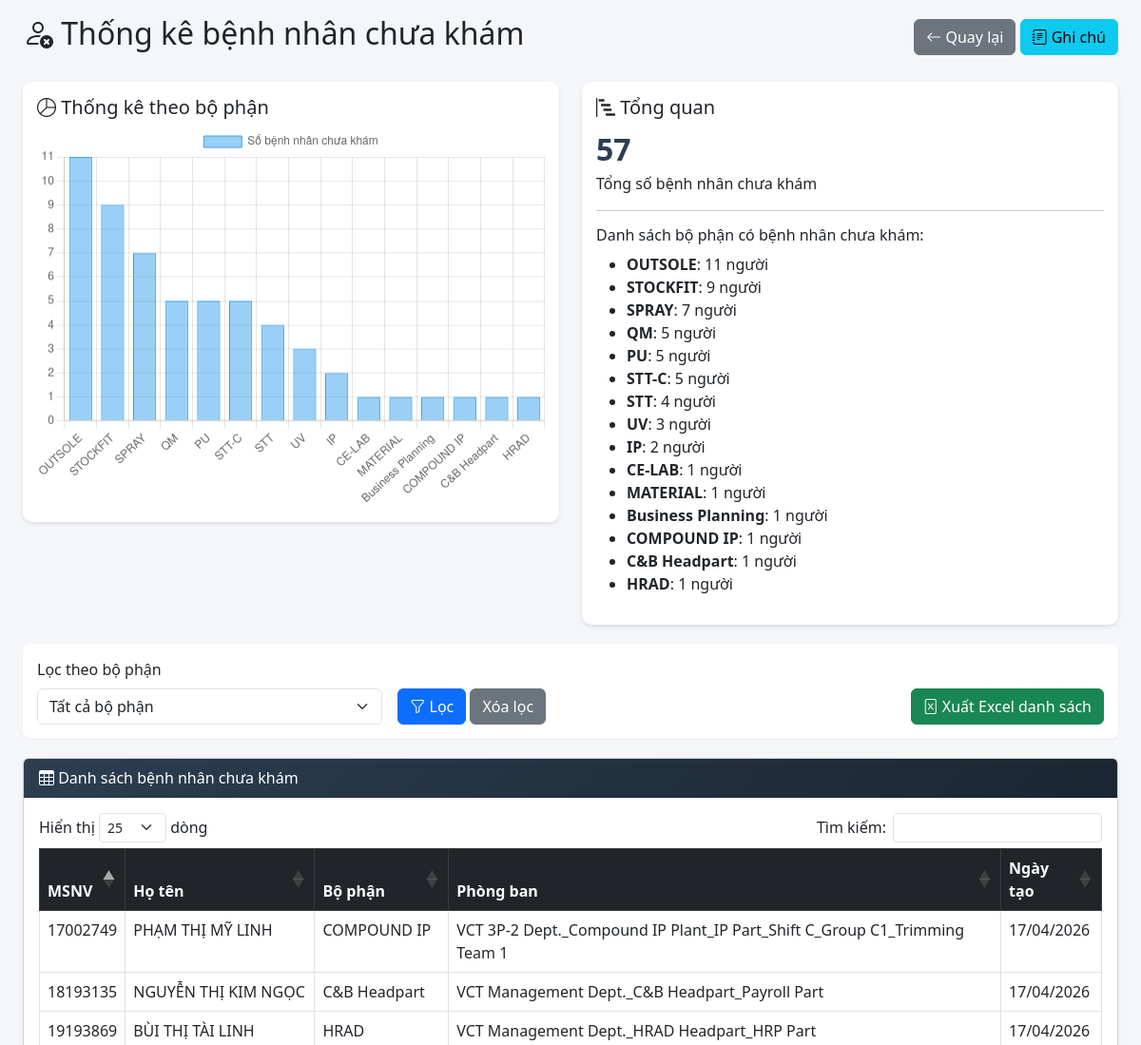
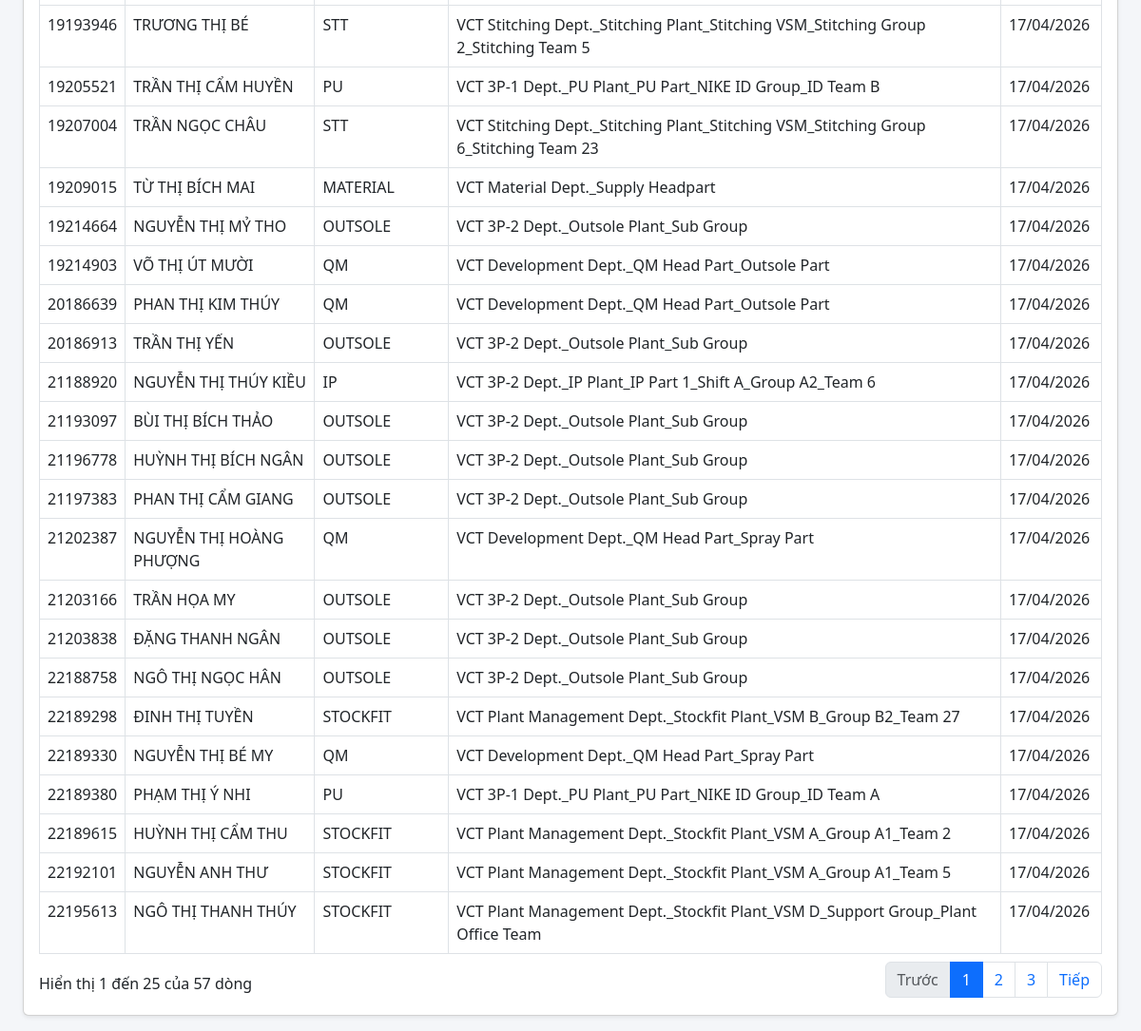
Page /unexamined_stats.php on the committed database (2 pictures, top to bottom).
### tables this page shows
CREATE TABLE `employees` (
  `id` int(11) NOT NULL,
  `emp_no` varchar(20) NOT NULL,
  `name` varchar(255) NOT NULL,
  `factory_location` varchar(100) DEFAULT NULL,
  `bp` varchar(100) DEFAULT NULL,
  `dept` varchar(255) DEFAULT NULL,
  `gender` varchar(10) DEFAULT NULL,
  `national_id` varchar(50) DEFAULT NULL,
  `res_place` varchar(255) DEFAULT NULL,
  `position` varchar(100) DEFAULT NULL,
  `emp_class` varchar(100) DEFAULT NULL,
  `hire_type` varchar(50) DEFAULT NULL,
  `emp_status` varchar(50) DEFAULT NULL,
  `hire_date` date DEFAULT NULL,
  `promotion_date` date DEFAULT NULL,
  `re_check1` varchar(50) DEFAULT NULL,
  `re_check2` varchar(50) DEFAULT NULL,
  `remark_original` text DEFAULT NULL,
  `is_received` tinyint(1) DEFAULT 0,
  `received_date` datetime DEFAULT NULL,
  `printed_count` int(11) DEFAULT 0,
  `last_print_date` datetime DEFAULT NULL,
  `is_returned` tinyint(1) DEFAULT 0,
  `returned_date` datetime DEFAULT NULL,
  `note` text DEFAULT NULL,
  `created_at` timestamp NOT NULL DEFAULT current_timestamp(),
  `note_date` date DEFAULT NULL
);

### unexamined_stats.php (the view, shortened to what this page needs)
<?php
require_once 'config.php';
$stats_sql = "SELECT bp, COUNT(*) as total FROM employees WHERE is_received = 0 GROUP BY bp ORDER BY total DESC";
$stats = $pdo->query($stats_sql)->fetchAll(PDO::FETCH_ASSOC);
$filter_bp = $_GET['bp'] ?? '';
$sql = "SELECT emp_no, name, bp, dept, created_at FROM employees WHERE is_received = 0";
$sql .= " ORDER BY bp, emp_no";
$stmt = $pdo->prepare($sql);
$stmt->execute();
$patients = $stmt->fetchAll(PDO::FETCH_ASSOC);
?>
<!DOCTYPE html>
<html lang="vi">
<head>
    <link href="https://cdn.jsdelivr.net/npm/bootstrap@5.3.0/dist/css/bootstrap.min.css" rel="stylesheet">
    <link rel="stylesheet" href="https://cdn.jsdelivr.net/npm/bootstrap-icons@1.11.1/font/bootstrap-icons.css">
    <link href="https://cdn.datatables.net/1.13.6/css/dataTables.bootstrap5.min.css" rel="stylesheet">
</head>
<body>
<div class="container-fluid px-4 py-3">
    <div class="d-flex justify-content-between align-items-center mb-4">
        <h2><i class="bi bi-person-x"></i> Thống kê bệnh nhân chưa khám</h2>
        <div>
            <a href="index.php" class="btn btn-secondary"><i class="bi bi-arrow-left"></i> Quay lại</a>
            <a href="note_stats.php" class="btn btn-info"><i class="bi bi-journal-text"></i> Ghi chú</a>
        </div>
    </div>
    <div class="row">
        <div class="col-md-6">
            <div class="stats-card">
                <h5><i class="bi bi-pie-chart"></i> Thống kê theo bộ phận</h5>
                <canvas id="bpChart" width="400" height="300"></canvas>
            </div>
        </div>
        <div class="col-md-6">
            <div class="stats-card">
                <h5><i class="bi bi-bar-chart-steps"></i> Tổng quan</h5>
                <?php
                $total_unexamined = array_sum(array_column($stats, 'total'));
                ?>
                <div class="stats-number"><?= $total_unexamined ?></div>
                <p>Tổng số bệnh nhân chưa khám</p>
                <hr>
                <h6>Danh sách bộ phận có bệnh nhân chưa khám:</h6>
                <ul>
                    <?php foreach ($stats as $s): ?>
                        <li><strong><?= htmlspecialchars($s['bp']) ?></strong>: <?= $s['total'] ?> người</li>
                    <?php endforeach; ?>
                </ul>
            </div>
        </div>
    </div>
    <div class="filter-form">
        <form method="GET" action="" class="row g-3 align-items-end">
            <div class="col-md-4">
                <label class="form-label">Lọc theo bộ phận</label>
                <select name="bp" class="form-select">
                    <option value="all" <?= ($filter_bp == '' || $filter_bp == 'all') ? 'selected' : '' ?>>Tất cả bộ phận</option>
                </select>
            </div>
            <div class="col-md-4">
                <button type="submit" class="btn btn-primary"><i class="bi bi-funnel"></i> Lọc</button>
                <a href="?bp=all" class="btn btn-secondary">Xóa lọc</a>
            </div>
            <div class="col-md-4 text-end">
                <button type="button" id="exportExcelBtn" class="btn btn-success"><i class="bi bi-file-excel"></i> Xuất Excel danh sách</button>
            </div>
        </form>
    </div>
    <div class="card shadow-sm">
        <div class="card-header">
            <i class="bi bi-table"></i> Danh sách bệnh nhân chưa khám
        </div>
        <div class="card-body">
            <div class="table-responsive">
                <table id="patientTable" class="table table-bordered table-hover">
                    <thead class="table-dark">
                        <tr>
                            <th>MSNV</th>
                            <th>Họ tên</th>
                            <th>Bộ phận</th>
                            <th>Phòng ban</th>
                            <th>Ngày tạo</th>
                        </tr>
                    </thead>
                    <tbody>
                        <?php foreach ($patients as $p): ?>
                            <tr>
                                <td><?= htmlspecialchars($p['emp_no']) ?></td>
                                <td><?= htmlspecialchars($p['name']) ?></td>
                                <td><?= htmlspecialchars($p['bp']) ?></td>
                                <td><?= htmlspecialchars($p['dept']) ?></td>
                                <td><?= date('d/m/Y', strtotime($p['created_at'])) ?></td>
                            </tr>
                        <?php endforeach; ?>
                    </tbody>
                </table>
            </div>
        </div>
    </div>
</div>
<script>
$(document).ready(function() {
    $('#patientTable').DataTable({
        language: {
            "sProcessing":   "Đang xử lý...",
            "sLengthMenu":   "Hiển thị _MENU_ dòng",
            "sZeroRecords":  "Không có bệnh nhân chưa khám",
            "sInfo":         "Hiển thị _START_ đến _END_ của _TOTAL_ dòng",
            "sInfoEmpty":    "Hiển thị 0 đến 0 của 0 dòng",
            "sSearch":       "Tìm kiếm:",
            "oPaginate": {
                "sFirst":    "Đầu",
                "sPrevious": "Trước",
                "sNext":     "Tiếp",
                "sLast":     "Cuối"
            }
        },
        order: [[0, 'asc']],
        pageLength: 25
    });
    // Xuất Excel
    $('#exportExcelBtn').click(function() {
        var bp = $('select[name="bp"]').val();
        var url = '?export=excel&bp=' + encodeURIComponent(bp);
        window.location.href = url;
    });
});
// Vẽ biểu đồ cột
const ctx = document.getElementById('bpChart').getContext('2d');
const bpLabels = <?= json_encode(array_column($stats, 'bp')) ?>;
const bpData = <?= json_encode(array_column($stats, 'total')) ?>;
new Chart(ctx, {
    type: 'bar',
    data: {
        labels: bpLabels,
        datasets: [{
            label: 'Số bệnh nhân chưa khám',
            data: bpData,
            backgroundColor: 'rgba(54, 162, 235, 0.5)',
            borderColor: 'rgba(54, 162, 235, 1)',
            borderWidth: 1
        }]
    },
    options: {
        responsive: true,
        scales: {
            y: {
                beginAtZero: true,
                ticks: { stepSize: 1 }
            }
        }
    }
});
</script>
</body>
</html>

### unexamined_stats.php (style rules this page uses)
body { background: #f4f6f9; }
.card-header { background: linear-gradient(135deg, #2c3e50, #1a2632); color: white; }
.filter-form { background: #fff; padding: 15px; border-radius: 8px; margin-bottom: 20px; box-shadow: 0 1px 2px rgba(0,0,0,0.05); }
.stats-card { background: #fff; border-radius: 10px; padding: 15px; margin-bottom: 20px; box-shadow: 0 2px 4px rgba(0,0,0,0.1); }
.stats-number { font-size: 2rem; font-weight: bold; color: #2c3e50; }

### rows in the picture
employees: emp_no "18193135", name "NGUYỄN THỊ KIM NGỌC", bp "C&B Headpart", dept "VCT Management Dept._C&B Headpart_Payroll Part", created_at "17/04/2026"
employees: emp_no "17002749", name "PHẠM THỊ MỸ LINH", bp "COMPOUND IP", dept "VCT 3P-2 Dept._Compound IP Plant_IP Part_Shift C_Group C1_Trimming Team 1", created_at "17/04/2026"
employees: emp_no "19193869", name "BÙI THỊ TÀI LINH", bp "HRAD", dept "VCT Management Dept._HRAD Headpart_HRP Part", created_at "17/04/2026"
employees: emp_no "21188920", name "NGUYỄN THỊ THÚY KIỀU", bp "IP", dept "VCT 3P-2 Dept._IP Plant_IP Part 1_Shift A_Group A2_Team 6", created_at "17/04/2026"
employees: emp_no "19209015", name "TỪ THỊ BÍCH MAI", bp "MATERIAL", dept "VCT Material Dept._Supply Headpart", created_at "17/04/2026"
employees: emp_no "19214664", name "NGUYỄN THỊ MỶ THO", bp "OUTSOLE", dept "VCT 3P-2 Dept._Outsole Plant_Sub Group", created_at "17/04/2026"
employees: emp_no "20186913", name "TRẦN THỊ YẾN", bp "OUTSOLE", dept "VCT 3P-2 Dept._Outsole Plant_Sub Group", created_at "17/04/2026"
employees: emp_no "21193097", name "BÙI THỊ BÍCH THẢO", bp "OUTSOLE", dept "VCT 3P-2 Dept._Outsole Plant_Sub Group", created_at "17/04/2026"
employees: emp_no "21196778", name "HUỲNH THỊ BÍCH NGÂN", bp "OUTSOLE", dept "VCT 3P-2 Dept._Outsole Plant_Sub Group", created_at "17/04/2026"
employees: emp_no "21197383", name "PHAN THỊ CẨM GIANG", bp "OUTSOLE", dept "VCT 3P-2 Dept._Outsole Plant_Sub Group", created_at "17/04/2026"
employees: emp_no "21203166", name "TRẦN HỌA MY", bp "OUTSOLE", dept "VCT 3P-2 Dept._Outsole Plant_Sub Group", created_at "17/04/2026"
employees: emp_no "21203838", name "ĐẶNG THANH NGÂN", bp "OUTSOLE", dept "VCT 3P-2 Dept._Outsole Plant_Sub Group", created_at "17/04/2026"
employees: emp_no "22188758", name "NGÔ THỊ NGỌC HÂN", bp "OUTSOLE", dept "VCT 3P-2 Dept._Outsole Plant_Sub Group", created_at "17/04/2026"
employees: emp_no "19205521", name "TRẦN THỊ CẨM HUYỀN", bp "PU", dept "VCT 3P-1 Dept._PU Plant_PU Part_NIKE ID Group_ID Team B", created_at "17/04/2026"
employees: emp_no "22189380", name "PHẠM THỊ Ý NHI", bp "PU", dept "VCT 3P-1 Dept._PU Plant_PU Part_NIKE ID Group_ID Team A", created_at "17/04/2026"
employees: emp_no "19214903", name "VÕ THỊ ÚT MƯỜI", bp "QM", dept "VCT Development Dept._QM Head Part_Outsole Part", created_at "17/04/2026"
employees: emp_no "20186639", name "PHAN THỊ KIM THÚY", bp "QM", dept "VCT Development Dept._QM Head Part_Outsole Part", created_at "17/04/2026"
employees: emp_no "21202387", name "NGUYỄN THỊ HOÀNG PHƯỢNG", bp "QM", dept "VCT Development Dept._QM Head Part_Spray Part", created_at "17/04/2026"
employees: emp_no "22189330", name "NGUYỄN THỊ BÉ MY", bp "QM", dept "VCT Development Dept._QM Head Part_Spray Part", created_at "17/04/2026"
employees: emp_no "22189298", name "ĐINH THỊ TUYỀN", bp "STOCKFIT", dept "VCT Plant Management Dept._Stockfit Plant_VSM B_Group B2_Team 27", created_at "17/04/2026"
employees: emp_no "22189615", name "HUỲNH THỊ CẨM THU", bp "STOCKFIT", dept "VCT Plant Management Dept._Stockfit Plant_VSM A_Group A1_Team 2", created_at "17/04/2026"
employees: emp_no "22192101", name "NGUYỄN ANH THƯ", bp "STOCKFIT", dept "VCT Plant Management Dept._Stockfit Plant_VSM A_Group A1_Team 5", created_at "17/04/2026"
employees: emp_no "22195613", name "NGÔ THỊ THANH THÚY", bp "STOCKFIT", dept "VCT Plant Management Dept._Stockfit Plant_VSM D_Support Group_Plant Office Team", created_at "17/04/2026"
employees: emp_no "19193946", name "TRƯƠNG THỊ BÉ", bp "STT", dept "VCT Stitching Dept._Stitching Plant_Stitching VSM_Stitching Group 2_Stitching Team 5", created_at "17/04/2026"
employees: emp_no "19207004", name "TRẦN NGỌC CHÂU", bp "STT", dept "VCT Stitching Dept._Stitching Plant_Stitching VSM_Stitching Group 6_Stitching Team 23", created_at "17/04/2026"

### other values in the picture
$total_unexamined "57"
$s['bp'] "OUTSOLE"
$s['total'] "11"
$s['bp'] "STOCKFIT"
$s['total'] "9"
$s['bp'] "SPRAY"
$s['total'] "7"
$s['bp'] "QM"
$s['total'] "5"
$s['bp'] "PU"
$s['bp'] "STT-C"
$s['bp'] "STT"
$s['total'] "4"
$s['bp'] "UV"
$s['total'] "3"
